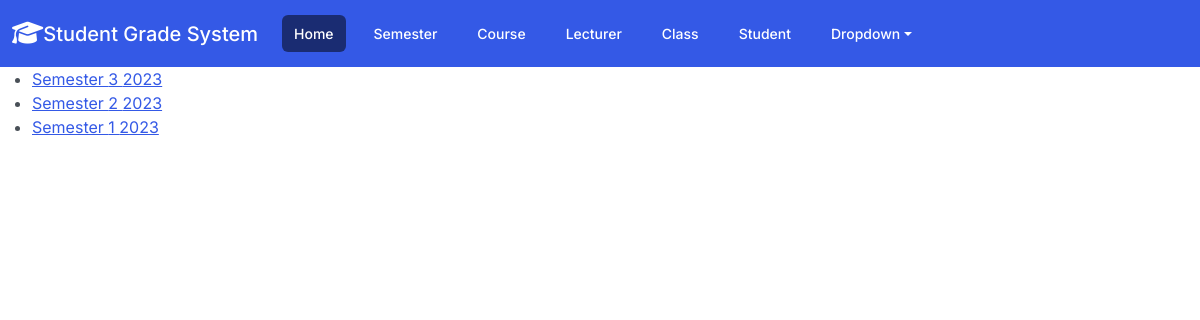
Page /semester_list/ on the earlier database version.
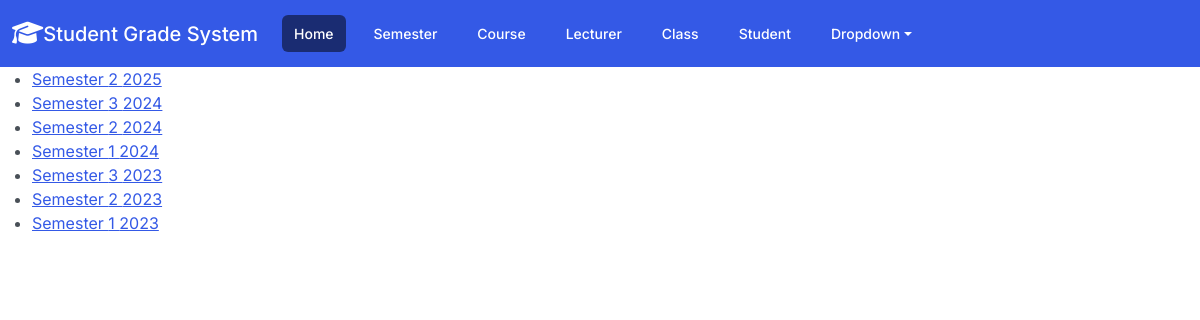
Same page on the later database version.
### gradebook/models.py (models this page shows, shortened)
class Semester(models.Model):
    year = models.PositiveIntegerField()
    semester_number = models.PositiveIntegerField()
    class Meta:
        unique_together = ('year', 'semester_number',)
        ordering = ('-year', '-semester_number',)

### gradebook/views.py (the view)
# urls.py: path("semester_list/", SemesterList.as_view(), name="semester_list"),
class SemesterList(ListView):
    model = Semester
    template_name = "Semester_List.html"

### gradebook/templates/Semester_List.html (shortened to what this page needs)
{% extends 'base.html' %}
{% block content %}
    <ul>
        {% for semester in object_list %}
            <li>
                <a href="{% url 'semester_detail' semester.semester_number %}">Semester {{ semester.semester_number}} {{ semester.year}}<br></a>
            </li>
        {% endfor %}
    </ul>
{% endblock %}

Differences in the rows shown:
added Semester: semester_number "2", year "2025"
added Semester: semester_number "3", year "2024"
added Semester: semester_number "2", year "2024"
added Semester: semester_number "1", year "2024"
